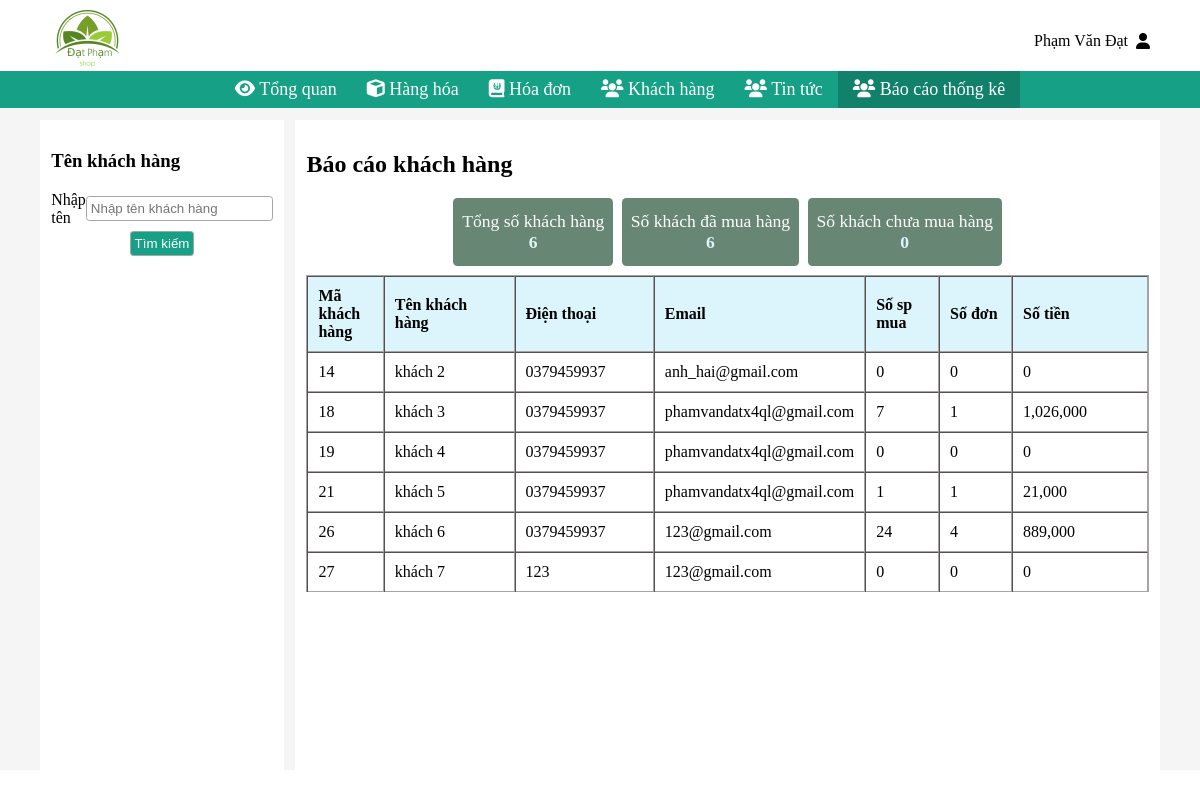
The page /admin/report_users.php (signed in) on the database its author committed.
### tables this page shows
CREATE TABLE `users` (
  `id_user` int(11) NOT NULL,
  `name_user` varchar(255) NOT NULL,
  `phone_user` char(15) NOT NULL,
  `date_birth_user` date NOT NULL,
  `address_user` varchar(255) NOT NULL,
  `email_user` varchar(255) NOT NULL,
  `nickname` char(255) NOT NULL,
  `password` char(255) NOT NULL,
  `role_id` int(11) NOT NULL
);

### handler_database.php (called while the page is built, shortened)
<?php
class handler_database{
   private $__conn;
    public function connect_DB(){
        if(!$this->__conn){
            $this->__conn = mysqli_connect("localhost","root","","datpham_shop");
            mysqli_query($this->__conn, "SET character_set_results = 'utf8', character_set_client = 'utf8',
            character_set_database = 'utf8', character_set_server = 'utf8'");
        }
    }
    public function get_list($sql){
        $result = mysqli_query($this->__conn,$sql);
        if( $result->num_rows >0 ){
            $return = array();
            while($row = $result->fetch_assoc() ){
                $return[] = $row;
            }
            return $return;
        }
    }
}
?>

### admin/report_users.php (the view, shortened to what this page needs)
<?php
require_once '../handler_database.php';
$admin_header = new handler_database();
$admin_name = $admin_header->get_list('select * from users');
foreach ($admin_name as $v) {
    if ($v['id_user'] == $_SESSION['user_admin_id']) {
        $name = $v['name_user'];
    }
}
?>
<!doctype html>
<html lang="en">
<head>
    <link rel="stylesheet" href="https://cdnjs.cloudflare.com/ajax/libs/font-awesome/6.0.0-beta2/css/all.min.css"
/>
    <link rel="stylesheet" href="../css/style_admin.css">
</head>
<body>
<div class="header">
    <div class="header__top">
        <div class="container">
            <div class="header__top--left">
                <img src="../image/logo.png" alt="">
            </div>
            <div class="header__top--right">
                <a href="#" disabled="disabled">
                    <p><?php echo $name; ?></p>
                    <i class="fas fa-user"></i>
                </a>
            </div>
        </div>
    </div>
    <div class="header__center">
        <div class="container">
            <ul>
                <li>
                    <a href="index.php">
                        <i class="fas fa-eye"></i>
                        <span>Tổng quan</span>
                    </a>
                </li>
                <li class="menu">
                    <a disabled="disabled">
                        <i class="fas fa-cube"></i>
                        <span>Hàng hóa</span>
                    </a>
                </li>
                <li>
                    <a href="bills.php">
                        <i class="fas fa-journal-whills"></i>
                        <span>Hóa đơn</span>
                    </a>
                </li>
                <li>
                    <a href="users.php">
                        <i class="fas fa-users"></i>
                        <span>Khách hàng</span>
                    </a>
                </li>
                <li>
                    <a href="news.php">
                        <i class="fas fa-users"></i>
                        <span>Tin tức</span>
                    </a>
                </li>
                <li class="menu">
                    <a disabled="disabled" class="selected_nav">
                        <i class="fas fa-users"></i>
                        <span>Báo cáo thống kê</span>
                    </a>
                </li>
            </ul>
        </div>
    </div>
</div>
<div class="main__report-bills">
    <div class="container">
        <div class="main__report-bills__left">
            <form action="report_users.php" method="post">
                <div>
                    <h3>Tên khách hàng</h3>
                </div>
                <div>
                    <span>Nhập tên</span>
                    <input type="text" name="user_name"  placeholder="Nhập tên khách hàng"
                           value="<?php echo isset($_POST['user_name']) ? $_POST['user_name'] : "" ?>">
                </div>
                <div>
                    <input type="submit" name="search_time" value="Tìm kiếm">
                </div>
            </form>
        </div>
        <div class="main__report-bills__right">
            <div>
                <h2>Báo cáo khách hàng</h2>
            </div>
            <div class="info_report_bills">
                <div>
                    <span>Tổng số khách hàng</span>
                    <?php
                    $u_amount = new handler_database();
                    $sql = 'select count(*) from users inner join role on role.role_id = users.role_id where role.role_name != \'admin\'';
                    $amount = $u_amount->get_list($sql);
                    foreach ($amount as $value)
                        $amount_s = $value['count(*)'];
                    echo('<span>' . $amount_s . '</span>')
                    ?>
                </div>
                <div>
                    <span>Số khách đã mua hàng</span>
                    <?php
                    $u_amount_pay = new handler_database();
                    $sql = 'select count(*) from users inner join role on role.role_id = users.role_id inner join bills on bills.user_id = users.id_user where role.role_name != \'admin\'';
                    $amount_pay = $u_amount_pay->get_list($sql);
                    foreach ($amount_pay as $value)
                        $amount_pay_sum = $value['count(*)'];
                    echo('<span>' . $amount_pay_sum . '</span>')
                    ?>
                </div>
                <div>
                    <span>Số khách chưa mua hàng</span>
                    <?php
                    $con_lai = $amount_s - $amount_pay_sum;
                    echo('<span>' . $con_lai . '</span>')
                    ?>
                </div>
            </div>
            <div class="main__report-bills__right--full">
                <div class="main__products--right__center">
                    <table cellpadding="5" border="1" cellspacing="0">
                        <colgroup>
                            <col width="80">
                            <col width="150">
                            <col width="150">
                            <col width="150">
                            <col width="80">
                            <col width="80">
                            <col width="150">
                        </colgroup>
                        <thead>
                        <tr>
                            <th>Mã khách hàng</th>
                            <th>Tên khách hàng</th>
                            <th>Điện thoại</th>
                            <th>Email</th>
                            <th>Số sp mua</th>
                            <th>Số đơn</th>
                            <th>Số tiền</th>
                        </tr>
                        </thead>
                        <tbody>
                        <?php
                        $users = new handler_database();
                        $sql = 'select users.id_user,users.name_user,users.phone_user,users.email_user from users where users.role_id !=1';
                        $user_result = $users->get_list($sql);
                        if ($user_result) {
                            foreach ($user_result as $value){
                                echo('<tr>
                                        <td>'.$value['id_user'].'</td>
                                        <td>'.$value['name_user'].'</td>
                                        <td>'.$value['phone_user'].'</td>
                                        <td>'.$value['email_user'].'</td>');
                                $user_bill_detail = new handler_database();
                                $amount_pro = $user_bill_detail->get_list('select sum(bills_products.bill_product_amount) as amount from users
                                        inner join bills_products on bills_products.user_id = users.id_user
                                        WHERE users.id_user = '.$value['id_user'].' ');
                                foreach ($amount_pro as $v_amount){
                                    if($v_amount['amount']>0)
                                        echo('<td>'.$v_amount['amount'].'</td>');
                                    else
                                        echo('<td>0</td>');
                                }
                                $u_bill = new handler_database();
                                $amount_bill = $u_bill->get_list('select users.id_user,count(bills.bill_id) as count_bill,sum(bills.money) as sum_money from users inner join bills on bills.user_id = users.id_user where users.id_user = '.$value['id_user'].' GROUP by users.id_user');
                                if(!$amount_bill){
                                    echo('<td>0</td>');
                                    echo('<td>0</td>');
                                }else
                                    foreach ($amount_bill as $v_amount){
                                        if($v_amount['count_bill']>0 && $v_amount['sum_money']>0 ) {
                                            echo('<td>' . $v_amount['count_bill'] . '</td>');
                                            echo('<td>' . number_format($v_amount['sum_money'], 0, ',', ',') . '</td>');
                                        }
                                    }
                            }
                        }else{
                            echo('<tr><td colspan="7">Không tìm thấy khách hàng!</td></tr>');
                        }
                        ?>
                        </tbody>
                    </table>
                </div>
            </div>
        </div>
    </div>
</div>
</body>
</html>

### css/style_admin.css (style rules this page uses)
body { padding: 0; margin: 0; position: relative; }
.container { margin: 0; padding: 0 40px; }
.header>.header__top>.container { display: flex; justify-content: space-between; align-items: center; padding: 10px 40px 0 40px; }
.header>.header__top>.container>.header__top--left>img { width: 50%; }
.header__center>.container>ul { display: flex; justify-content: center; list-style: none; margin: 0; }
.header__center>.container>ul>li a { text-decoration: none; padding: 8px 15px; display: inline-block; color:white; cursor: pointer; }
.header__center>.container>ul>li { position: relative; }
.header__center>.container { background: #16A085; }
.header__center>.container>ul>li>a { color: white; }
.header__center { font-size: 18px; }
.header__top--right { display: flex; align-items: center; justify-content: space-between; position: relative; }
.main__products--right__center>table { border: 1px solid #a7a3a3; border-bottom: none; width: 100%; text-align: center; }
.main__products--right__center>table tr>th, tr:not(-last-child)>td, .main__priceProducts--right__center>table tr>th, tr:not(-last-child)>td { border-bottom: 1px solid #a7a3a3; }
.main__products--right__center>table>thead,.main__priceProducts--right__center>table>thead { background: #DCF4FC; }
.main__products--right__center>table>tbody, .main__priceProducts--right__center>table>tbody { background: white; }
.main__products--right__center>table>tbody>tr { transition:0.8s all ease; }
.main__products--right__center>table td, th, .main__priceProducts--right__center>table td, th { padding: 10px; }
.main__priceProducts--right__center>table tr>th, tr:not(-last-child)>td { text-align: start; }
.main__products--right__center thead th { text-align: start; }
.header__top--right>a { display: flex; align-items: center; text-decoration: none; color: black; padding: 10px; }
.header__top--right>a>i { margin-left: 8px; }
.header__top--right>a>p { margin: 0; }
.header__top--right>ul>li,.header__top--right { transition:0.8s all ease; }
.selected_nav { background: #12816B; }
.main__products--right__center>table tbody { max-height: 650px; overflow-y: scroll; }
.main__report-bills>.container { display: flex; justify-content: start; flex: 1; background: whitesmoke; min-height: 650px; padding-top :1%; }
.main__report-bills>.container>.main__report-bills__left { flex:0.2; background:white; padding:1%; }
.main__report-bills>.container>.main__report-bills__left>form>div:not(:first-child) { display: flex; align-items: center; justify-content: start; margin:2% 0; }
.main__report-bills>.container>.main__report-bills__left>form>div>span { width: 32%; }
.main__report-bills>.container>.main__report-bills__left>form>div:last-child { justify-content: center; }
.main__report-bills>.container>.main__report-bills__left>form>div:last-child>input { border: none; padding: 2% 4%; border-radius: 4px; background: #16A085; color: white; transition: 0.5s all ease; }
.main__report-bills>.container>.main__report-bills__right { flex: 0.8; margin-left: 1%; box-sizing: border-box; background: white; padding: 1%; }
.main__report-bills>.container>.main__report-bills__right>.info_report_bills { display: flex; align-items: center; justify-content: center; }
.main__report-bills>.container>.main__report-bills__right>.info_report_bills>div { padding: 0.75em 0.5em; background: #386047c2; border-radius: 0.25em; margin-bottom: 0.5em; font-size: 1.1em; color: white; display: flex; flex-direction: column; text-align: center; }
.main__report-bills>.container>.main__report-bills__right>.info_report_bills>div:not(:first-child) { margin-left: 0.5em; }
.main__report-bills>.container>.main__report-bills__right>.info_report_bills>div>span:last-child { font-weight: bold; color: #dcf4fc; }
.main__report-bills>.container>.main__report-bills__left>form>div:not(:first-child)>input { outline: none; border: 0.1em solid #a5a5a5; border-radius: 0.25em; padding: 0.3em; }

### rows shown on the page
users: name_user "Phạm Văn Đạt"
users: id_user "14", name_user "khách 2", phone_user "0379459937", email_user "anh_hai@gmail.com"
users: id_user "18", name_user "khách 3", phone_user "0379459937", email_user "phamvandatx4ql@gmail.com", amount "7", count_bill "1", sum_money "1,026,000"
users: id_user "19", name_user "khách 4", phone_user "0379459937", email_user "phamvandatx4ql@gmail.com"
users: id_user "21", name_user "khách 5", phone_user "0379459937", email_user "phamvandatx4ql@gmail.com", amount "1", count_bill "1", sum_money "21,000"
users: id_user "26", name_user "khách 6", phone_user "0379459937", email_user "123@gmail.com", amount "24", count_bill "4", sum_money "889,000"
users: id_user "27", name_user "khách 7", phone_user "123", email_user "123@gmail.com", shows "0"

### other values the page prints
$amount_s "6"
$amount_pay_sum "6"
$con_lai "0"
